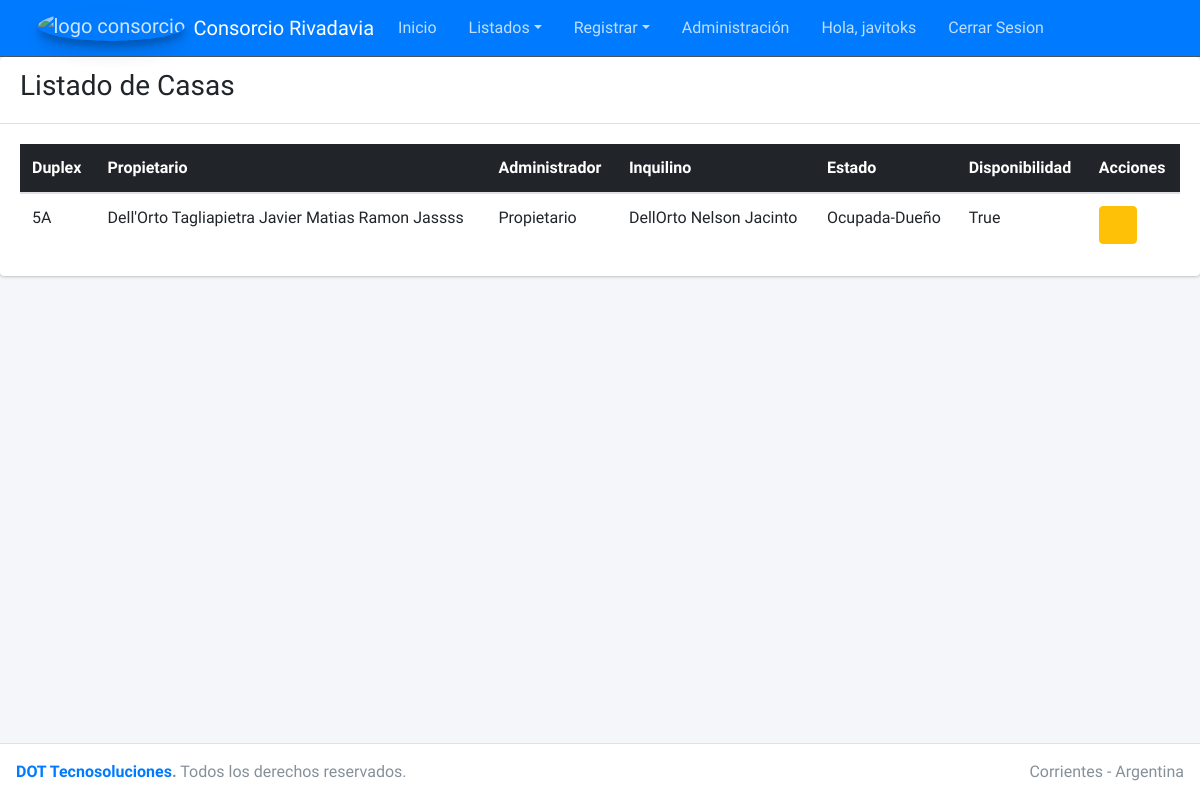
Before: /consorcio/listar_casas/ (signed in) with the older database file.
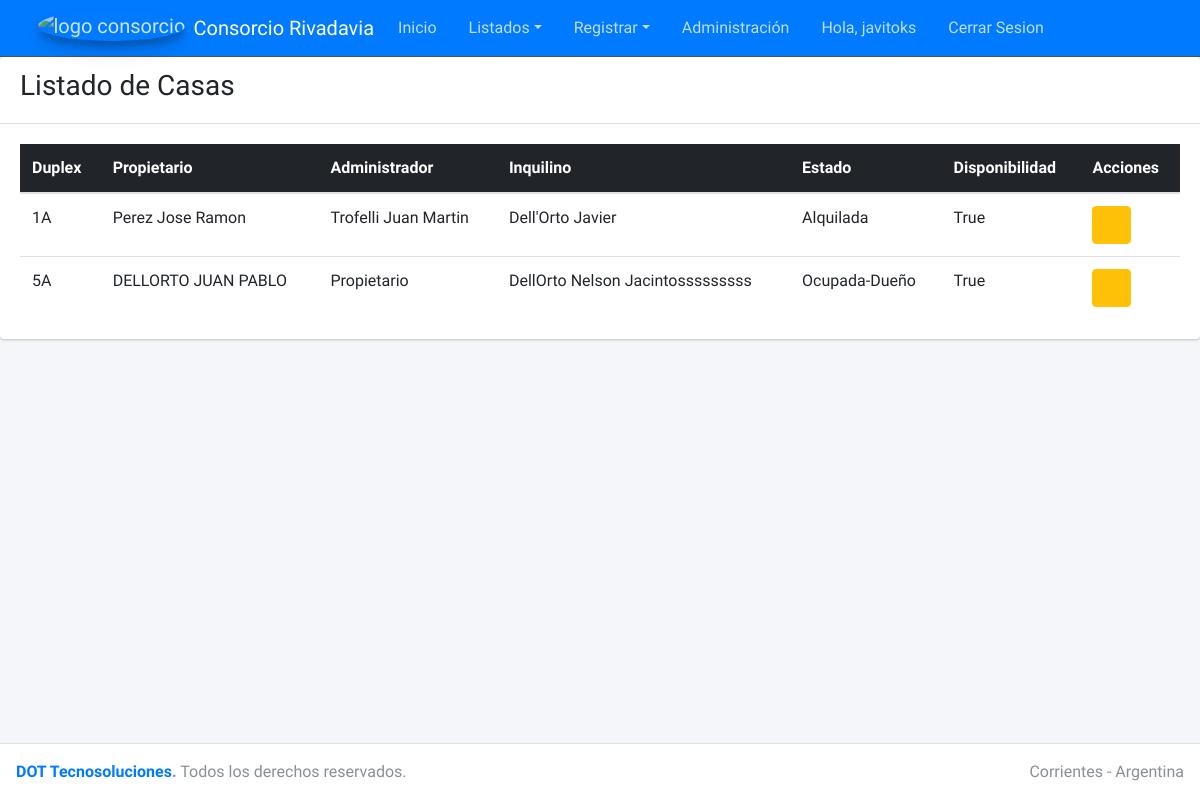
After: the same page with the newer database file.
### casa/models.py (models this page shows, shortened)
class Casa(models.Model):
    numero_casa = models.CharField(max_length=2, blank=False, null=False, help_text='Ingrese el numero y la letra ej: 5A')
    propietario = models.ForeignKey(Propietario, on_delete=models.RESTRICT)
    administrador = models.ForeignKey(Administrador, on_delete=models.RESTRICT)
    opciones_estado = [('Alquilada', 'Alquilada'), ('Desocupada' , 'Desocupada') , ('Ocupada-Dueño', 'Ocupada-Dueño')]
    estado = models.CharField(max_length=15, null=False, choices=opciones_estado, default='OCU')
    inquilino = models.ForeignKey(Inquilino, verbose_name=("Inquilino"), on_delete=models.RESTRICT)
    disponibilidad = models.BooleanField(default=True)
    creado = models.DateTimeField(auto_now_add=True)
    modificado = models.DateTimeField(auto_now=True)
    class Meta:
        ordering = ['numero_casa']
        verbose_name = ("Casa")
        verbose_name_plural = ("Casas")

class Propietario(models.Model):
    nombre = models.CharField(max_length=30)
    apellido = models.CharField(max_length=30, blank=True)
    telefono = models.CharField(max_length=10, blank=True, null=True)
    email = models.EmailField(blank=True, null=True)
    CBU = models.CharField(max_length=22, blank=True, null=True)
    creado = models.DateTimeField(auto_now_add=True)
    modificado = models.DateTimeField(auto_now=True)
    class Meta:
        ordering = ['nombre']
        verbose_name = 'Propietarios'
        verbose_name_plural = "Propietarios"
    def __str__(self):
        return ('{} {}'.format(self.apellido, self.nombre))

class Administrador(models.Model):
    nombre = models.CharField(max_length=30)
    apellido = models.CharField(max_length=30, blank=True)
    telefono = models.CharField(max_length=10, blank=True)
    email = models.EmailField(blank=True)
    creado = models.DateTimeField(auto_now_add=True)
    modificado = models.DateTimeField(auto_now=True)
    class Meta:
        verbose_name = ("Administrador")
        verbose_name_plural = ("Administradores")
    def __str__(self):
        return ('{} {}'.format(self.apellido, self.nombre))

class Inquilino(models.Model):
    nombre = models.CharField(max_length=30)
    apellido = models.CharField(max_length=30, blank=True)
    telefono = models.CharField(max_length=10, blank=True, null=True)
    email = models.EmailField(blank=True, null=True)
    CBU = models.CharField(max_length=22, blank=True, null=True)
    creado = models.DateTimeField(auto_now_add=True)
    modificado = models.DateTimeField(auto_now=True)
    class Meta:
        ordering = ['nombre']
        verbose_name = ("Inquilino")
        verbose_name_plural = ("Inquilinos")
    def __str__(self):
        return ('{} {}'.format(self.apellido, self.nombre))

### casa/views.py (the view)
# urls.py: path('listar_casas/', ListarCasas.as_view(), name='listado_casas'),
class ListarCasas(ListView):
    model = Casa
    template_name = "listado_casas.html"

### casa/templates/listado_casas.html (shortened to what this page needs)
{% extends "list.html" %}
{% block titulo %}
<div><h3>Listado de Casas</h3></div>
{% endblock titulo %}
{% block columns %}
<tr>
  <th scope="col">Duplex</th>
  <th scope="col">Propietario</th>
  <th scope="col">Administrador</th>
  <th scope="col">Inquilino</th>
  <th scope="col">Estado</th>
  <th scope="col">Disponibilidad</th>
  <th scope="col">Acciones</th>
</tr>
{% endblock columns %} {% block rows %} {% for casa in object_list %}
<tr>
  <td>{{ casa.numero_casa }}</td>
  <td>{{casa.propietario}}</td>
  <td>{{casa.administrador}}</td>
  <td>{{casa.inquilino}}</td>
  <td>{{casa.estado}}</td>
  <td>{{casa.disponibilidad}}</td>
  <td>
    <a href="{% url 'actualizarcasa' casa.id %}" class="btn btn-warning">
      <i class="fas fa-edit"></i>
    </a>
  </td>
</tr>
{% endfor %} {% endblock rows %}

Changed rows visible on the page:
added Casa: numero_casa "1A", propietario "Perez Jose Ramon", administrador "Trofelli Juan Martin", inquilino "Dell'Orto Javier", estado "Alquilada", disponibilidad "True"
changed Casa "Ocupada-Dueño": propietario "Dell'Orto Tagliapietra Javier Matias Ramon Jassss" → "DELLORTO JUAN PABLO"; inquilino "DellOrto Nelson Jacinto" → "DellOrto Nelson Jacintosssssssss"
